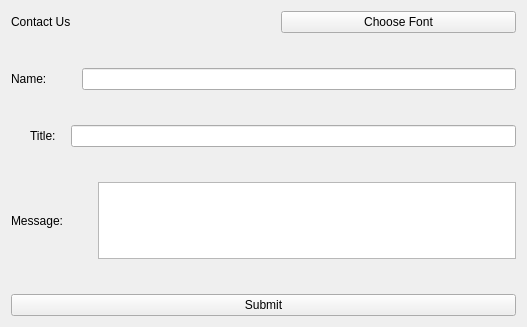
<?xml version="1.0" encoding="UTF-8"?>
<ui version="4.0">
 <class>Widget</class>
 <widget class="QWidget" name="Widget">
  <property name="geometry">
   <rect>
    <x>0</x>
    <y>0</y>
    <width>527</width>
    <height>327</height>
   </rect>
  </property>
  <property name="windowTitle">
   <string>Widget</string>
  </property>
  <layout class="QVBoxLayout" name="verticalLayout_2">
   <item>
    <layout class="QVBoxLayout" name="verticalLayout">
     <property name="spacing">
      <number>35</number>
     </property>
     <item>
      <layout class="QHBoxLayout" name="horizontalLayout">
       <item>
        <widget class="QLabel" name="label">
         <property name="styleSheet">
          <string notr="true">font: 12pt &quot;Century Gothic&quot;;</string>
         </property>
         <property name="text">
          <string>Contact Us</string>
         </property>
        </widget>
       </item>
       <item>
        <widget class="QPushButton" name="pushButton">
         <property name="text">
          <string>Choose Font</string>
         </property>
        </widget>
       </item>
      </layout>
     </item>
     <item>
      <layout class="QHBoxLayout" name="horizontalLayout_2">
       <item>
        <widget class="QLabel" name="label_2">
         <property name="styleSheet">
          <string notr="true">font: 12pt &quot;Century Gothic&quot;;</string>
         </property>
         <property name="text">
          <string>Name:</string>
         </property>
        </widget>
       </item>
       <item>
        <widget class="QLineEdit" name="lineEdit"/>
       </item>
      </layout>
     </item>
     <item>
      <layout class="QHBoxLayout" name="horizontalLayout_3">
       <property name="spacing">
        <number>15</number>
       </property>
       <property name="leftMargin">
        <number>19</number>
       </property>
       <item>
        <widget class="QLabel" name="label_3">
         <property name="styleSheet">
          <string notr="true">font: 12pt &quot;Century Gothic&quot;;</string>
         </property>
         <property name="text">
          <string>Title:</string>
         </property>
        </widget>
       </item>
       <item>
        <widget class="QLineEdit" name="lineEdit_2"/>
       </item>
      </layout>
     </item>
     <item>
      <layout class="QHBoxLayout" name="horizontalLayout_4">
       <item>
        <widget class="QLabel" name="label_4">
         <property name="styleSheet">
          <string notr="true">font: 12pt &quot;Century Gothic&quot;;</string>
         </property>
         <property name="text">
          <string>Message:</string>
         </property>
        </widget>
       </item>
       <item>
        <widget class="QTextEdit" name="textEdit"/>
       </item>
      </layout>
     </item>
     <item>
      <widget class="QPushButton" name="pushButton_2">
       <property name="text">
        <string>Submit</string>
       </property>
      </widget>
     </item>
    </layout>
   </item>
  </layout>
 </widget>
 <resources/>
 <connections/>
</ui>
